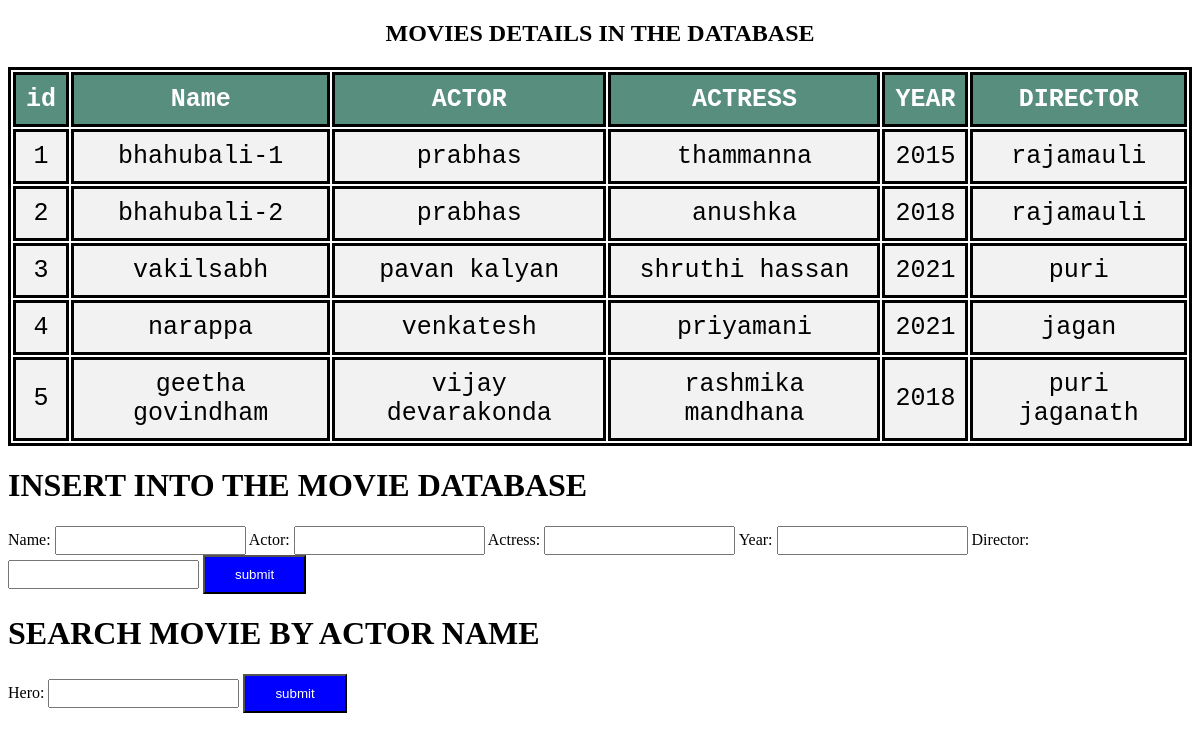
The page / on the database its author committed.
### tables this page shows
CREATE TABLE `movie` (
  `id` int(100) NOT NULL,
  `name` varchar(250) NOT NULL,
  `actor` varchar(250) NOT NULL,
  `actress` varchar(250) NOT NULL,
  `year` varchar(250) NOT NULL,
  `director` varchar(250) NOT NULL
);

### index.php (the view, shortened to what this page needs)
<?php
$con = mysqli_connect('localhost','root','');
?>
<!DOCTYPE html>
<html lang="en">
<head>
</head>
<body>
<center>
   <h2> MOVIES DETAILS IN THE DATABASE</h2>
<table>
<tr>
    <th>id</th>
    <th>Name</th>
    <th>ACTOR</th>
    <th>ACTRESS</th>
    <th>YEAR</th>
    <th>DIRECTOR</th>
  </tr>
  <?php
$q = "select id, name, actor, actress, year, director from movie";
$result = mysqli_query($con,$q);
if($result-> num_rows > 0){
while($row = $result-> fetch_assoc()){
  echo "<tr><td>". $row["id"] ."</td><td>".$row["name"]."</td><td>".$row["actor"]."</td><td>".$row["actress"]."</td><td>".$row["year"]."</td><td>".$row["director"]."</td></tr>";
}
echo "</table>";
}
else{
echo "0 results";
}
?>
</center>
<h1>INSERT INTO THE MOVIE DATABASE</h1>
<form method="post" action="inesrt.php">
Name: <input type:"text" name="n" required>
Actor: <input type:"text" name="ac" required>
Actress: <input type:"text" name="act"required >
Year: <input type:"text" name="y" required>
Director: <input type:"text" name="d" required>
<button type:submit>submit</button>
</form>
<h1>SEARCH MOVIE BY ACTOR NAME</h1>
<form method="post" action="actor.php">
Hero: <input type:"text" name="h" required>
<button type:"submit">submit</button>
</form>
</body>
</html>

### index.php (style rules this page uses)
table { border: 3px solid black; width: fit-content; color: #588c7e; font-family: monospace; font-size: 25px; text-align: center; }
th { width: fit-content; border: 3px solid black; background-color: #588e7e; color: white; padding: 10px; }
tr { padding: 10px; width: fit-content; border: 3px solid black; background-color: #f2f2f2; }
td { padding: 10px; width: fit-content; border: 3px solid black; color: black; }
input { width: fit-content; height: fit-content; padding: 5px; }
button { padding:10px 30px 10px 30px; background-color: blue; color: white; cursor: pointer; }

### rows shown on the page
movie: id "1", name "bhahubali-1", actor "prabhas", actress "thammanna", year "2015", director "rajamauli"
movie: id "2", name "bhahubali-2", actor "prabhas", actress "anushka", year "2018", director "rajamauli"
movie: id "3", name "vakilsabh", actor "pavan kalyan", actress "shruthi hassan", year "2021", director "puri"
movie: id "4", name "narappa", actor "venkatesh", actress "priyamani", year "2021", director "jagan"
movie: id "5", name "geetha govindham", actor "vijay devarakonda", actress "rashmika mandhana", year "2018", director "puri jaganath"
